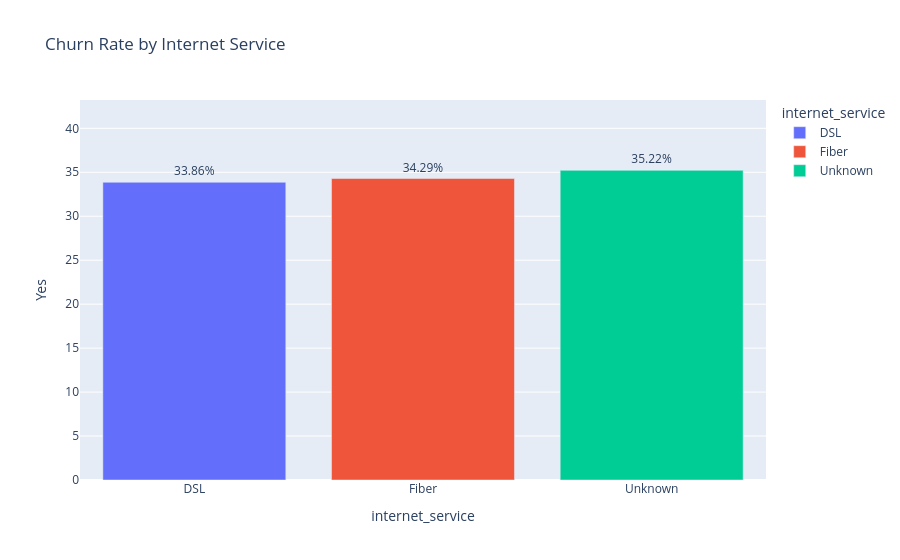

Notebook cell for this chart:
### Code cell
fig = px.bar(
    internet_churn,
    y='Yes',
    color=internet_churn.index,
    text='Yes',
    title='Churn Rate by Internet Service'
)

fig.update_traces(
    texttemplate='%{text:.2f}%',
    textposition='outside'
)

fig.update_yaxes(
    range=[0, internet_churn['Yes'].max() + 8]
)

fig.show()

### Figure 1 — Plotly figure (JSON) as saved in the notebook; plotly's stock layout.template omitted (floating-point values rounded to 4 significant figures)
{"data": [{"hovertemplate": "internet_service=%{x}<br>Yes=%{text}<extra></extra>", "legendgroup": "DSL", "marker": {"color": "#636efa", "pattern": {"shape": ""}}, "name": "DSL", "orientation": "v", "showlegend": true, "text": [33.86], "textposition": "outside", "texttemplate": "%{text:.2f}%", "type": "bar", "x": ["DSL"], "xaxis": "x", "y": [33.86], "yaxis": "y"}, {"hovertemplate": "internet_service=%{x}<br>Yes=%{text}<extra></extra>", "legendgroup": "Fiber", "marker": {"color": "#EF553B", "pattern": {"shape": ""}}, "name": "Fiber", "orientation": "v", "showlegend": true, "text": [34.29], "textposition": "outside", "texttemplate": "%{text:.2f}%", "type": "bar", "x": ["Fiber"], "xaxis": "x", "y": [34.29], "yaxis": "y"}, {"hovertemplate": "internet_service=%{x}<br>Yes=%{text}<extra></extra>", "legendgroup": "Unknown", "marker": {"color": "#00cc96", "pattern": {"shape": ""}}, "name": "Unknown", "orientation": "v", "showlegend": true, "text": [35.22], "textposition": "outside", "texttemplate": "%{text:.2f}%", "type": "bar", "x": ["Unknown"], "xaxis": "x", "y": [35.22], "yaxis": "y"}], "layout": {"barmode": "relative", "legend": {"title": {"text": "internet_service"}, "tracegroupgap": 0}, "title": {"text": "Churn Rate by Internet Service"}, "xaxis": {"anchor": "y", "categoryarray": ["DSL", "Fiber", "Unknown"], "categoryorder": "array", "domain": [0, 1], "title": {"text": "internet_service"}}, "yaxis": {"anchor": "x", "domain": [0, 1], "range": [0, 43.22], "title": {"text": "Yes"}}}}
